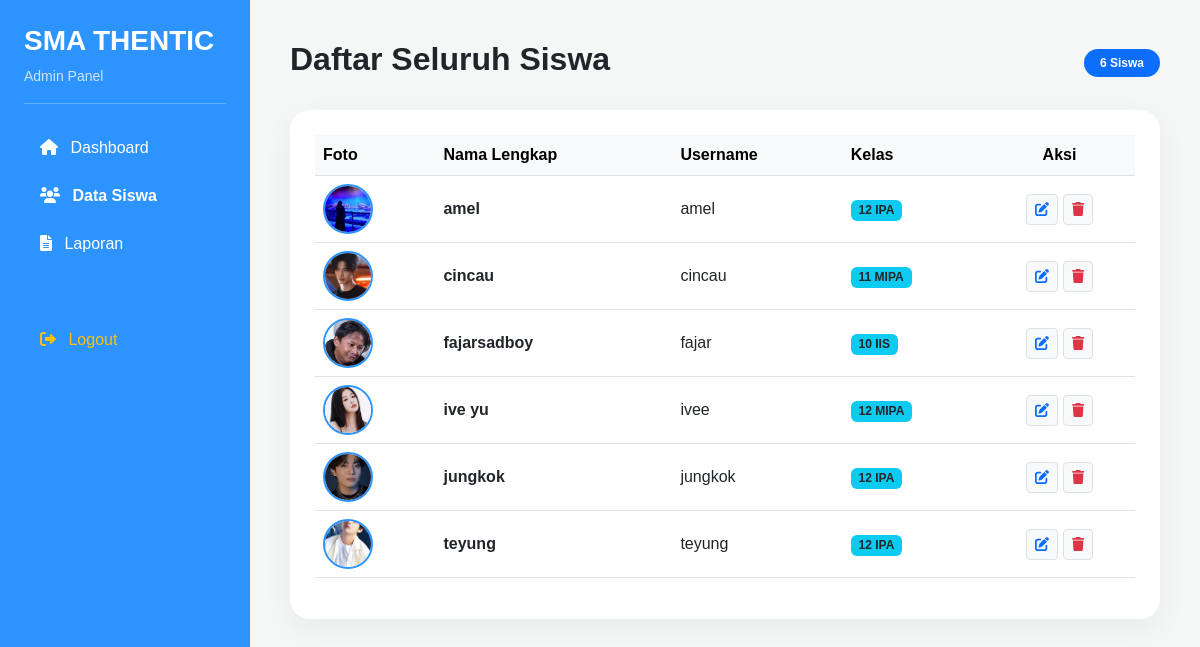
Screenshot of /admin/data_siswa.php (signed in) with the database file from the repository.
### tables this page shows
CREATE TABLE `users` (
  `id` int(11) NOT NULL,
  `nama_lengkap` varchar(100) DEFAULT NULL,
  `kelas` varchar(20) DEFAULT NULL,
  `username` varchar(50) NOT NULL,
  `password` varchar(255) NOT NULL,
  `role` enum('admin','siswa') NOT NULL DEFAULT 'siswa',
  `foto` varchar(255) DEFAULT NULL,
  `created_at` timestamp NOT NULL DEFAULT current_timestamp()
);

### admin/data_siswa.php (the view, shortened to what this page needs)
<?php
include '../includes/db.php';
$query = mysqli_query($conn, "SELECT * FROM users WHERE role = 'siswa' ORDER BY nama_lengkap ASC");
?>
<!DOCTYPE html>
<html lang="id">
<head>
    <link href="https://cdn.jsdelivr.net/npm/bootstrap@5.3.0/dist/css/bootstrap.min.css" rel="stylesheet">
</head>
<body>
<div class="sidebar p-4">
    <h3 class="fw-bold">SMA THENTIC</h3>
    <p class="small opacity-75">Admin Panel</p>
    <hr>
    <nav class="nav flex-column mt-4">
        <a class="nav-link text-white mb-2" href="dashboard.php"><i class="fas fa-home me-2"></i> Dashboard</a>
        <a class="nav-link text-white fw-bold mb-2 active" href="data_siswa.php"><i class="fas fa-users me-2"></i> Data Siswa</a>
        <a class="nav-link text-white mb-2" href="laporan.php"><i class="fas fa-file-alt me-2"></i> Laporan</a>
        <a class="nav-link text-warning mt-5" href="../logout.php"><i class="fas fa-sign-out-alt me-2"></i> Logout</a>
    </nav>
</div>
<div class="main-content">
    <div class="d-flex justify-content-between align-items-center mb-4">
        <h2 class="fw-bold">Daftar Seluruh Siswa</h2>
        <span class="badge bg-primary rounded-pill px-3 py-2"><?= mysqli_num_rows($query) ?> Siswa</span>
    </div>
    <div class="table-container">
        <table class="table table-hover align-middle">
            <thead class="table-light">
                <tr>
                    <th>Foto</th>
                    <th>Nama Lengkap</th>
                    <th>Username</th>
                    <th>Kelas</th>
                    <th class="text-center">Aksi</th>
                </tr>
            </thead>
            <tbody>
                <?php
                while($row = mysqli_fetch_assoc($query)):
                    $nama_foto = $row['foto'];
                    $path = "../assets/img/" . $nama_foto;
                    if (!file_exists($path) || empty($nama_foto)) {
                        $path = "../assets/img/" . $nama_foto . ".jpg";
                    }
                    $foto_final = (file_exists($path) && !empty($nama_foto)) ? $path : null;
                ?>
                <tr>
                    <td>
                        <?php if($foto_final): ?>
                            <img src="<?= $foto_final ?>" class="img-siswa">
                        <?php else: ?>
                            <div class="na-initials"><?= strtoupper(substr($row['nama_lengkap'], 0, 2)) ?></div>
                        <?php endif; ?>
                    </td>
                    <td class="fw-bold"><?= $row['nama_lengkap'] ?></td>
                    <td><?= $row['username'] ?></td>
                    <td><span class="badge bg-info text-dark"><?= $row['kelas'] ?></span></td>
                    <td class="text-center">
                        <button class="btn btn-sm btn-light border"><i class="fas fa-edit text-primary"></i></button>
                        <button class="btn btn-sm btn-light border"><i class="fas fa-trash text-danger"></i></button>
                    </td>
                </tr>
                <?php endwhile; ?>
            </tbody>
        </table>
    </div>
</div>
</body>
</html>

### admin/data_siswa.php (style rules this page uses)
body { background: #f4f7f6; font-family: 'Poppins', sans-serif; }
.sidebar { width: 250px; background: #2D94FF; color: white; min-height: 100vh; position: fixed; }
.main-content { margin-left: 250px; padding: 40px; }
.table-container { background: white; border-radius: 20px; padding: 25px; box-shadow: 0 10px 30px rgba(0,0,0,0.05); }
.img-siswa { width: 50px; height: 50px; border-radius: 50%; object-fit: cover; border: 2px solid #2D94FF; }

### rows the page displays
users: foto (picture), nama_lengkap "amel", username "amel", kelas "12 IPA"
users: foto (picture), nama_lengkap "cincau", username "cincau", kelas "11 MIPA"
users: foto (picture), nama_lengkap "fajarsadboy", username "fajar", kelas "10 IIS"
users: foto (picture), nama_lengkap "ive yu", username "ivee", kelas "12 MIPA"
users: foto (picture), nama_lengkap "jungkok", username "jungkok", kelas "12 IPA"
users: foto (picture), nama_lengkap "teyung", username "teyung", kelas "12 IPA"

### other values shown
mysqli_num_rows($query) "6"
